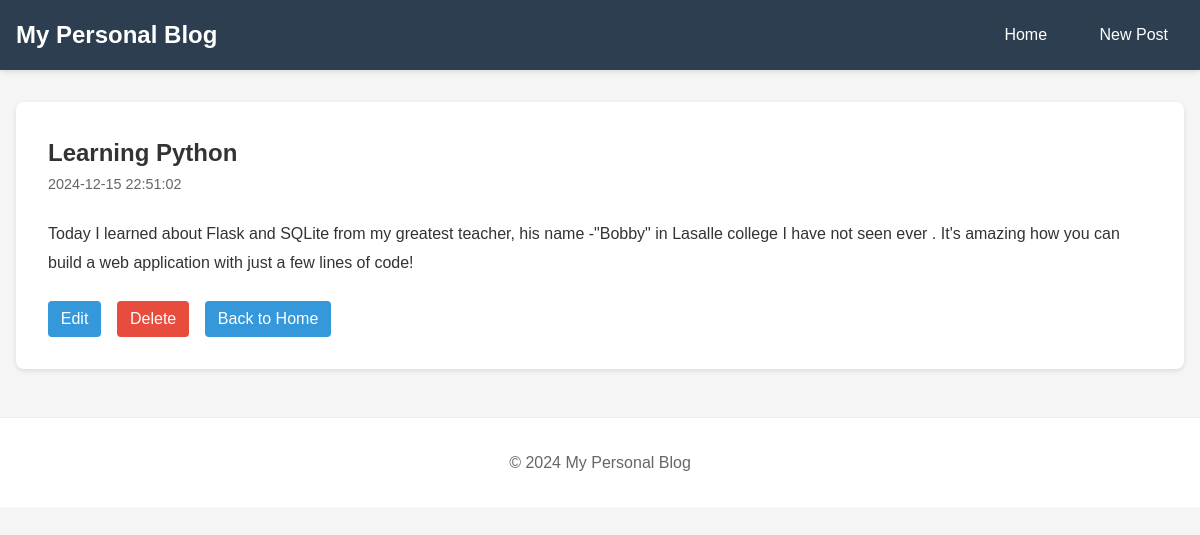
Page /post/9 on the committed database.
### tables this page shows
CREATE TABLE posts (
            id INTEGER PRIMARY KEY AUTOINCREMENT,
            title TEXT NOT NULL,
            content TEXT NOT NULL,
            created_at TIMESTAMP NOT NULL DEFAULT CURRENT_TIMESTAMP
        );

### app.py (the view)
@app.route('/post/<int:post_id>')
def view_post(post_id):
    post = db.get_post(post_id)
    if post is None:
        return "Post not found", 404
    return render_template('post.html', post=post)

### database.py (called while the page is built)
def get_db_connection():
    conn = sqlite3.connect(DATABASE_FILE)
    conn.row_factory = sqlite3.Row
    return conn

def get_post(post_id):
    conn = get_db_connection()
    post = conn.execute('SELECT * FROM posts WHERE id = ?', (post_id,)).fetchone()
    if post:
        post = dict(post)
        post['media'] = get_post_media(post['id'])
    conn.close()
    return post

def get_post_media(post_id):
    conn = get_db_connection()
    media = conn.execute('''
        SELECT * FROM media
        WHERE post_id = ?
        ORDER BY created_at
    ''', (post_id,)).fetchall()
    conn.close()
    return media

### templates/post.html (shortened to what this page needs)
{% extends "base.html" %}
{% block content %}
    <article class="full-post">
        <h2>{{ post['title'] }}</h2>
        <p class="date">{{ post['created_at'] }}</p>
        <div class="content">
            {{ post['content'] }}
        </div>
        <div class="actions">
            <a href="{{ url_for('edit', post_id=post['id']) }}" class="button">Edit</a>
            <a href="{{ url_for('delete', post_id=post['id']) }}"
               class="button delete"
               onclick="return confirm('Are you sure you want to delete this post and all its media?')">Delete</a>
            <a href="{{ url_for('home') }}" class="button">Back to Home</a>
        </div>
    </article>
{% endblock %}

### static/css/style.css (style rules this page uses)
* { margin: 0; padding: 0; box-sizing: border-box; }
body { font-family: 'Arial', sans-serif; line-height: 1.6; color: #333; background-color: #f5f5f5; }
.button { display: inline-block; padding: 0.3rem 0.8rem; background-color: #3498db; color: white; text-decoration: none; border-radius: 4px; border: none; cursor: pointer; font-size: 1rem; transition: background-color 0.3s; text-align: center; }
.delete { background-color: #e74c3c; }
.form-actions, .actions { display: flex; gap: 1rem; margin-top: 1rem; }
.full-post { background: white; padding: 2rem; border-radius: 8px; box-shadow: 0 2px 5px rgba(0,0,0,0.1); }
.full-post .content { margin: 1.5rem 0; line-height: 1.8; }
.date { color: #666; font-size: 0.9rem; margin-bottom: 1rem; }

### rows in the picture
posts: title "Learning Python", created_at "2024-12-15 22:51:02", content "Today I learned about Flask and SQLite from my greatest teacher, his name -\"Bobby\" in Lasalle college I have not seen ever . It's amazing how you can build a web application with just a few lines of code!"
